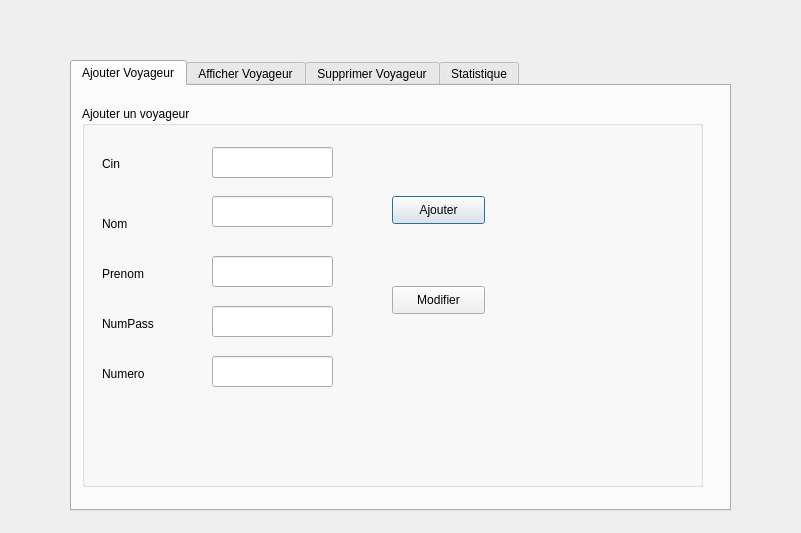
<?xml version="1.0" encoding="UTF-8"?>
<ui version="4.0">
 <class>entite_voyageur</class>
 <widget class="QDialog" name="entite_voyageur">
  <property name="geometry">
   <rect>
    <x>0</x>
    <y>0</y>
    <width>801</width>
    <height>533</height>
   </rect>
  </property>
  <property name="windowTitle">
   <string>Dialog</string>
  </property>
  <widget class="QTabWidget" name="tabWidget">
   <property name="geometry">
    <rect>
     <x>70</x>
     <y>60</y>
     <width>661</width>
     <height>451</height>
    </rect>
   </property>
   <property name="currentIndex">
    <number>0</number>
   </property>
   <widget class="QWidget" name="tab">
    <attribute name="title">
     <string>Ajouter Voyageur</string>
    </attribute>
    <widget class="QGroupBox" name="groupBox">
     <property name="geometry">
      <rect>
       <x>10</x>
       <y>20</y>
       <width>621</width>
       <height>381</height>
      </rect>
     </property>
     <property name="title">
      <string>Ajouter un voyageur</string>
     </property>
     <widget class="QLabel" name="label">
      <property name="geometry">
       <rect>
        <x>20</x>
        <y>50</y>
        <width>56</width>
        <height>16</height>
       </rect>
      </property>
      <property name="text">
       <string>Cin</string>
      </property>
     </widget>
     <widget class="QLabel" name="label_2">
      <property name="geometry">
       <rect>
        <x>20</x>
        <y>110</y>
        <width>56</width>
        <height>16</height>
       </rect>
      </property>
      <property name="text">
       <string>Nom</string>
      </property>
     </widget>
     <widget class="QLabel" name="label_3">
      <property name="geometry">
       <rect>
        <x>20</x>
        <y>160</y>
        <width>56</width>
        <height>16</height>
       </rect>
      </property>
      <property name="text">
       <string>Prenom</string>
      </property>
     </widget>
     <widget class="QLineEdit" name="le_Cin">
      <property name="geometry">
       <rect>
        <x>130</x>
        <y>41</y>
        <width>121</width>
        <height>31</height>
       </rect>
      </property>
     </widget>
     <widget class="QLineEdit" name="le_Nom">
      <property name="geometry">
       <rect>
        <x>130</x>
        <y>90</y>
        <width>121</width>
        <height>31</height>
       </rect>
      </property>
     </widget>
     <widget class="QLineEdit" name="le_Prenom">
      <property name="geometry">
       <rect>
        <x>130</x>
        <y>150</y>
        <width>121</width>
        <height>31</height>
       </rect>
      </property>
     </widget>
     <widget class="QPushButton" name="pb_ajouter">
      <property name="geometry">
       <rect>
        <x>310</x>
        <y>90</y>
        <width>93</width>
        <height>28</height>
       </rect>
      </property>
      <property name="text">
       <string>Ajouter</string>
      </property>
     </widget>
     <widget class="QLineEdit" name="le_NumPass">
      <property name="geometry">
       <rect>
        <x>130</x>
        <y>200</y>
        <width>121</width>
        <height>31</height>
       </rect>
      </property>
     </widget>
     <widget class="QLineEdit" name="le_Numero">
      <property name="geometry">
       <rect>
        <x>130</x>
        <y>250</y>
        <width>121</width>
        <height>31</height>
       </rect>
      </property>
     </widget>
     <widget class="QLabel" name="label_5">
      <property name="geometry">
       <rect>
        <x>20</x>
        <y>210</y>
        <width>56</width>
        <height>16</height>
       </rect>
      </property>
      <property name="text">
       <string>NumPass</string>
      </property>
     </widget>
     <widget class="QLabel" name="label_6">
      <property name="geometry">
       <rect>
        <x>20</x>
        <y>260</y>
        <width>56</width>
        <height>16</height>
       </rect>
      </property>
      <property name="text">
       <string>Numero</string>
      </property>
     </widget>
     <widget class="QPushButton" name="pb_modifier">
      <property name="geometry">
       <rect>
        <x>310</x>
        <y>180</y>
        <width>93</width>
        <height>28</height>
       </rect>
      </property>
      <property name="text">
       <string>Modifier</string>
      </property>
     </widget>
    </widget>
   </widget>
   <widget class="QWidget" name="tab_2">
    <attribute name="title">
     <string>Afficher Voyageur</string>
    </attribute>
    <widget class="QTableView" name="tab_voyageur">
     <property name="geometry">
      <rect>
       <x>30</x>
       <y>20</y>
       <width>541</width>
       <height>351</height>
      </rect>
     </property>
    </widget>
   </widget>
   <widget class="QWidget" name="tab_3">
    <attribute name="title">
     <string>Supprimer Voyageur</string>
    </attribute>
    <widget class="QLabel" name="label_4">
     <property name="geometry">
      <rect>
       <x>100</x>
       <y>60</y>
       <width>61</width>
       <height>31</height>
      </rect>
     </property>
     <property name="text">
      <string>Cin</string>
     </property>
    </widget>
    <widget class="QLineEdit" name="le_Cin_supp">
     <property name="geometry">
      <rect>
       <x>190</x>
       <y>60</y>
       <width>131</width>
       <height>31</height>
      </rect>
     </property>
    </widget>
    <widget class="QPushButton" name="pb_supprimer">
     <property name="geometry">
      <rect>
       <x>170</x>
       <y>140</y>
       <width>93</width>
       <height>28</height>
      </rect>
     </property>
     <property name="text">
      <string>Supprimer</string>
     </property>
    </widget>
   </widget>
   <widget class="QWidget" name="tab_4">
    <attribute name="title">
     <string>Statistique</string>
    </attribute>
    <widget class="QLabel" name="label_7">
     <property name="geometry">
      <rect>
       <x>50</x>
       <y>40</y>
       <width>71</width>
       <height>21</height>
      </rect>
     </property>
     <property name="text">
      <string>Cin</string>
     </property>
    </widget>
    <widget class="QLabel" name="label_8">
     <property name="geometry">
      <rect>
       <x>50</x>
       <y>100</y>
       <width>71</width>
       <height>21</height>
      </rect>
     </property>
     <property name="text">
      <string>Nom</string>
     </property>
    </widget>
    <widget class="QLabel" name="label_9">
     <property name="geometry">
      <rect>
       <x>50</x>
       <y>150</y>
       <width>71</width>
       <height>21</height>
      </rect>
     </property>
     <property name="text">
      <string>Prenom</string>
     </property>
    </widget>
    <widget class="QLabel" name="label_10">
     <property name="geometry">
      <rect>
       <x>50</x>
       <y>220</y>
       <width>71</width>
       <height>21</height>
      </rect>
     </property>
     <property name="text">
      <string>NumPass</string>
     </property>
    </widget>
    <widget class="QLabel" name="label_11">
     <property name="geometry">
      <rect>
       <x>50</x>
       <y>270</y>
       <width>61</width>
       <height>21</height>
      </rect>
     </property>
     <property name="text">
      <string>Numero</string>
     </property>
    </widget>
    <widget class="QLineEdit" name="le_Cin_modif">
     <property name="geometry">
      <rect>
       <x>180</x>
       <y>40</y>
       <width>121</width>
       <height>31</height>
      </rect>
     </property>
    </widget>
    <widget class="QLineEdit" name="le_Nom_modif">
     <property name="geometry">
      <rect>
       <x>180</x>
       <y>90</y>
       <width>121</width>
       <height>31</height>
      </rect>
     </property>
    </widget>
    <widget class="QLineEdit" name="le_Prenom_modif">
     <property name="geometry">
      <rect>
       <x>180</x>
       <y>150</y>
       <width>121</width>
       <height>31</height>
      </rect>
     </property>
    </widget>
    <widget class="QLineEdit" name="le_NumPass_modif">
     <property name="geometry">
      <rect>
       <x>180</x>
       <y>210</y>
       <width>121</width>
       <height>31</height>
      </rect>
     </property>
    </widget>
    <widget class="QLineEdit" name="le_Numero_modif">
     <property name="geometry">
      <rect>
       <x>180</x>
       <y>260</y>
       <width>121</width>
       <height>31</height>
      </rect>
     </property>
    </widget>
   </widget>
  </widget>
 </widget>
 <resources/>
 <connections/>
</ui>
